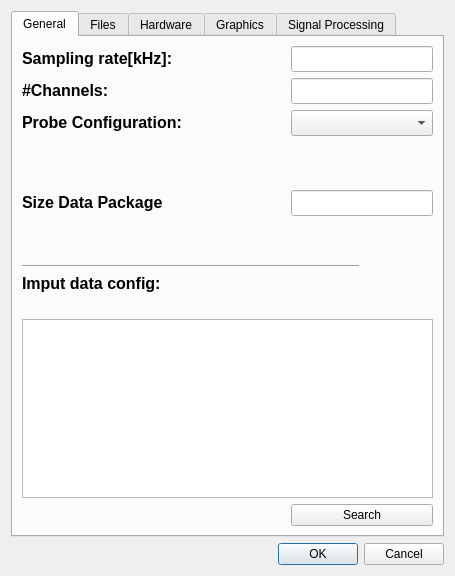
<?xml version="1.0" encoding="UTF-8"?>
<ui version="4.0">
 <class>Dialog</class>
 <widget class="QDialog" name="Dialog">
  <property name="geometry">
   <rect>
    <x>0</x>
    <y>0</y>
    <width>455</width>
    <height>576</height>
   </rect>
  </property>
  <property name="windowTitle">
   <string>Configuration</string>
  </property>
  <property name="windowIcon">
   <iconset>
    <normaloff>icon_config.png</normaloff>icon_config.png</iconset>
  </property>
  <layout class="QGridLayout" name="gridLayout_5">
   <item row="2" column="1">
    <spacer name="horizontalSpacer_7">
     <property name="orientation">
      <enum>Qt::Horizontal</enum>
     </property>
     <property name="sizeHint" stdset="0">
      <size>
       <width>40</width>
       <height>20</height>
      </size>
     </property>
    </spacer>
   </item>
   <item row="2" column="0">
    <widget class="QLabel" name="error">
     <property name="sizePolicy">
      <sizepolicy hsizetype="Expanding" vsizetype="Preferred">
       <horstretch>0</horstretch>
       <verstretch>0</verstretch>
      </sizepolicy>
     </property>
     <property name="text">
      <string/>
     </property>
    </widget>
   </item>
   <item row="2" column="2">
    <widget class="QDialogButtonBox" name="buttonBox">
     <property name="sizePolicy">
      <sizepolicy hsizetype="Minimum" vsizetype="Fixed">
       <horstretch>0</horstretch>
       <verstretch>0</verstretch>
      </sizepolicy>
     </property>
     <property name="maximumSize">
      <size>
       <width>186</width>
       <height>16777215</height>
      </size>
     </property>
     <property name="orientation">
      <enum>Qt::Horizontal</enum>
     </property>
     <property name="standardButtons">
      <set>QDialogButtonBox::Cancel|QDialogButtonBox::Ok</set>
     </property>
    </widget>
   </item>
   <item row="0" column="0" colspan="3">
    <widget class="QTabWidget" name="tabWidget">
     <property name="currentIndex">
      <number>0</number>
     </property>
     <widget class="QWidget" name="General">
      <attribute name="title">
       <string>General</string>
      </attribute>
      <layout class="QGridLayout" name="gridLayout_2">
       <item row="1" column="3" colspan="2">
        <widget class="ConfigLE" name="channels_line">
         <property name="font">
          <font>
           <pointsize>11</pointsize>
          </font>
         </property>
         <property name="text">
          <string/>
         </property>
         <property name="readOnly">
          <bool>false</bool>
         </property>
        </widget>
       </item>
       <item row="4" column="3" colspan="2">
        <widget class="ConfigLE" name="data_pack_line">
         <property name="font">
          <font>
           <pointsize>11</pointsize>
          </font>
         </property>
         <property name="text">
          <string/>
         </property>
         <property name="readOnly">
          <bool>false</bool>
         </property>
        </widget>
       </item>
       <item row="5" column="3">
        <spacer name="verticalSpacer_12">
         <property name="orientation">
          <enum>Qt::Vertical</enum>
         </property>
         <property name="sizeHint" stdset="0">
          <size>
           <width>20</width>
           <height>56</height>
          </size>
         </property>
        </spacer>
       </item>
       <item row="10" column="0">
        <spacer name="horizontalSpacer_3">
         <property name="orientation">
          <enum>Qt::Horizontal</enum>
         </property>
         <property name="sizeHint" stdset="0">
          <size>
           <width>99</width>
           <height>20</height>
          </size>
         </property>
        </spacer>
       </item>
       <item row="0" column="2">
        <spacer name="horizontalSpacer">
         <property name="orientation">
          <enum>Qt::Horizontal</enum>
         </property>
         <property name="sizeType">
          <enum>QSizePolicy::Minimum</enum>
         </property>
         <property name="sizeHint" stdset="0">
          <size>
           <width>10</width>
           <height>10</height>
          </size>
         </property>
        </spacer>
       </item>
       <item row="2" column="3" colspan="2">
        <widget class="ConfigCBX" name="prob_cong_cb">
         <property name="sizePolicy">
          <sizepolicy hsizetype="Expanding" vsizetype="Fixed">
           <horstretch>0</horstretch>
           <verstretch>0</verstretch>
          </sizepolicy>
         </property>
         <property name="font">
          <font>
           <pointsize>11</pointsize>
          </font>
         </property>
        </widget>
       </item>
       <item row="4" column="0" colspan="2">
        <widget class="QLabel" name="label_6">
         <property name="text">
          <string>&lt;!DOCTYPE HTML PUBLIC &quot;-//W3C//DTD HTML 4.0//EN&quot; &quot;http://www.w3.org/TR/REC-html40/strict.dtd&quot;&gt;
&lt;html&gt;&lt;head&gt;&lt;meta name=&quot;qrichtext&quot; content=&quot;1&quot; /&gt;&lt;style type=&quot;text/css&quot;&gt;
p, li { white-space: pre-wrap; }
&lt;/style&gt;&lt;/head&gt;&lt;body style=&quot; font-family:'Cantarell'; font-size:11pt; font-weight:400; font-style:normal;&quot;&gt;
&lt;p style=&quot; margin-top:0px; margin-bottom:0px; margin-left:0px; margin-right:0px; -qt-block-indent:0; text-indent:0px;&quot;&gt;&lt;span style=&quot; font-size:12pt; font-weight:600;&quot;&gt;Size Data Package&lt;/span&gt;&lt;/p&gt;&lt;/body&gt;&lt;/html&gt;</string>
         </property>
        </widget>
       </item>
       <item row="4" column="2">
        <spacer name="horizontalSpacer_4">
         <property name="orientation">
          <enum>Qt::Horizontal</enum>
         </property>
         <property name="sizeType">
          <enum>QSizePolicy::MinimumExpanding</enum>
         </property>
         <property name="sizeHint" stdset="0">
          <size>
           <width>50</width>
           <height>10</height>
          </size>
         </property>
        </spacer>
       </item>
       <item row="2" column="0" colspan="2">
        <widget class="QLabel" name="label_7">
         <property name="text">
          <string>&lt;!DOCTYPE HTML PUBLIC &quot;-//W3C//DTD HTML 4.0//EN&quot; &quot;http://www.w3.org/TR/REC-html40/strict.dtd&quot;&gt;
&lt;html&gt;&lt;head&gt;&lt;meta name=&quot;qrichtext&quot; content=&quot;1&quot; /&gt;&lt;style type=&quot;text/css&quot;&gt;
p, li { white-space: pre-wrap; }
&lt;/style&gt;&lt;/head&gt;&lt;body style=&quot; font-family:'DejaVu Sans'; font-size:9pt; font-weight:400; font-style:normal;&quot;&gt;
&lt;p style=&quot; margin-top:0px; margin-bottom:0px; margin-left:0px; margin-right:0px; -qt-block-indent:0; text-indent:0px;&quot;&gt;&lt;span style=&quot; font-family:'Cantarell'; font-size:12pt; font-weight:600;&quot;&gt;P&lt;/span&gt;&lt;span style=&quot; font-size:12pt; font-weight:600;&quot;&gt;robe Configuration:&lt;/span&gt;&lt;/p&gt;&lt;/body&gt;&lt;/html&gt;</string>
         </property>
        </widget>
       </item>
       <item row="2" column="2">
        <spacer name="horizontalSpacer_8">
         <property name="orientation">
          <enum>Qt::Horizontal</enum>
         </property>
         <property name="sizeType">
          <enum>QSizePolicy::Minimum</enum>
         </property>
         <property name="sizeHint" stdset="0">
          <size>
           <width>10</width>
           <height>10</height>
          </size>
         </property>
        </spacer>
       </item>
       <item row="1" column="0">
        <widget class="QLabel" name="label_5">
         <property name="text">
          <string>&lt;html&gt;&lt;head/&gt;&lt;body&gt;&lt;p&gt;&lt;span style=&quot; font-size:12pt; font-weight:600;&quot;&gt;#Channels:&lt;/span&gt;&lt;/p&gt;&lt;/body&gt;&lt;/html&gt;</string>
         </property>
        </widget>
       </item>
       <item row="1" column="1" colspan="2">
        <spacer name="horizontalSpacer_2">
         <property name="orientation">
          <enum>Qt::Horizontal</enum>
         </property>
         <property name="sizeType">
          <enum>QSizePolicy::Minimum</enum>
         </property>
         <property name="sizeHint" stdset="0">
          <size>
           <width>10</width>
           <height>10</height>
          </size>
         </property>
        </spacer>
       </item>
       <item row="7" column="0" colspan="2">
        <widget class="QLabel" name="label_4">
         <property name="text">
          <string>&lt;html&gt;&lt;head/&gt;&lt;body&gt;&lt;p&gt;&lt;span style=&quot; font-size:12pt; font-weight:600;&quot;&gt;Imput data config:&lt;/span&gt;&lt;/p&gt;&lt;/body&gt;&lt;/html&gt;</string>
         </property>
        </widget>
       </item>
       <item row="9" column="0" colspan="5">
        <widget class="QTextBrowser" name="info_text">
         <property name="html">
          <string>&lt;!DOCTYPE HTML PUBLIC &quot;-//W3C//DTD HTML 4.0//EN&quot; &quot;http://www.w3.org/TR/REC-html40/strict.dtd&quot;&gt;
&lt;html&gt;&lt;head&gt;&lt;meta name=&quot;qrichtext&quot; content=&quot;1&quot; /&gt;&lt;style type=&quot;text/css&quot;&gt;
p, li { white-space: pre-wrap; }
&lt;/style&gt;&lt;/head&gt;&lt;body style=&quot; font-family:'DejaVu Sans'; font-size:9pt; font-weight:400; font-style:normal;&quot;&gt;
&lt;p style=&quot;-qt-paragraph-type:empty; margin-top:0px; margin-bottom:0px; margin-left:0px; margin-right:0px; -qt-block-indent:0; text-indent:0px; font-family:'Ubuntu'; font-size:11pt;&quot;&gt;&lt;br /&gt;&lt;/p&gt;&lt;/body&gt;&lt;/html&gt;</string>
         </property>
        </widget>
       </item>
       <item row="6" column="0" colspan="4">
        <widget class="Line" name="line_2">
         <property name="orientation">
          <enum>Qt::Horizontal</enum>
         </property>
        </widget>
       </item>
       <item row="3" column="3">
        <spacer name="verticalSpacer_11">
         <property name="orientation">
          <enum>Qt::Vertical</enum>
         </property>
         <property name="sizeHint" stdset="0">
          <size>
           <width>20</width>
           <height>61</height>
          </size>
         </property>
        </spacer>
       </item>
       <item row="10" column="3" colspan="2">
        <widget class="QPushButton" name="load_file_b">
         <property name="sizePolicy">
          <sizepolicy hsizetype="MinimumExpanding" vsizetype="MinimumExpanding">
           <horstretch>0</horstretch>
           <verstretch>0</verstretch>
          </sizepolicy>
         </property>
         <property name="maximumSize">
          <size>
           <width>200</width>
           <height>16777215</height>
          </size>
         </property>
         <property name="text">
          <string>Search</string>
         </property>
         <property name="checkable">
          <bool>false</bool>
         </property>
         <property name="checked">
          <bool>false</bool>
         </property>
        </widget>
       </item>
       <item row="0" column="0" colspan="2">
        <widget class="QLabel" name="label_3">
         <property name="text">
          <string>&lt;html&gt;&lt;head/&gt;&lt;body&gt;&lt;p&gt;&lt;span style=&quot; font-size:12pt; font-weight:600;&quot;&gt;Sampling rate[kHz]:&lt;/span&gt;&lt;/p&gt;&lt;/body&gt;&lt;/html&gt;</string>
         </property>
        </widget>
       </item>
       <item row="0" column="3" colspan="2">
        <widget class="ConfigLE" name="fs_line">
         <property name="font">
          <font>
           <pointsize>11</pointsize>
          </font>
         </property>
         <property name="text">
          <string/>
         </property>
         <property name="readOnly">
          <bool>false</bool>
         </property>
        </widget>
       </item>
       <item row="8" column="0" colspan="5">
        <widget class="QLabel" name="format_file_label">
         <property name="text">
          <string/>
         </property>
        </widget>
       </item>
      </layout>
     </widget>
     <widget class="QWidget" name="Files">
      <attribute name="title">
       <string>Files</string>
      </attribute>
      <layout class="QGridLayout" name="gridLayout">
       <item row="0" column="0">
        <widget class="QLabel" name="label">
         <property name="text">
          <string>&lt;html&gt;&lt;head/&gt;&lt;body&gt;&lt;p&gt;&lt;span style=&quot; font-size:12pt; font-weight:600;&quot;&gt;Save File Prefix:&lt;/span&gt;&lt;/p&gt;&lt;/body&gt;&lt;/html&gt;</string>
         </property>
        </widget>
       </item>
       <item row="2" column="0">
        <spacer name="verticalSpacer_2">
         <property name="orientation">
          <enum>Qt::Vertical</enum>
         </property>
         <property name="sizeHint" stdset="0">
          <size>
           <width>20</width>
           <height>40</height>
          </size>
         </property>
        </spacer>
       </item>
       <item row="1" column="1">
        <widget class="QPushButton" name="save_file_b">
         <property name="maximumSize">
          <size>
           <width>90</width>
           <height>16777215</height>
          </size>
         </property>
         <property name="text">
          <string>Search</string>
         </property>
         <property name="checkable">
          <bool>false</bool>
         </property>
         <property name="checked">
          <bool>false</bool>
         </property>
        </widget>
       </item>
       <item row="1" column="0">
        <widget class="QLabel" name="save_file_label">
         <property name="text">
          <string/>
         </property>
        </widget>
       </item>
      </layout>
     </widget>
     <widget class="QWidget" name="tab_2">
      <attribute name="title">
       <string>Hardware</string>
      </attribute>
      <layout class="QGridLayout" name="gridLayout_3">
       <item row="0" column="0">
        <widget class="QLabel" name="label_16">
         <property name="text">
          <string>&lt;html&gt;&lt;head/&gt;&lt;body&gt;&lt;p&gt;&lt;span style=&quot; font-size:12pt; font-weight:600;&quot;&gt;ADC scale:&lt;/span&gt;&lt;/p&gt;&lt;/body&gt;&lt;/html&gt;</string>
         </property>
        </widget>
       </item>
       <item row="0" column="1">
        <spacer name="horizontalSpacer_12">
         <property name="orientation">
          <enum>Qt::Horizontal</enum>
         </property>
         <property name="sizeHint" stdset="0">
          <size>
           <width>144</width>
           <height>20</height>
          </size>
         </property>
        </spacer>
       </item>
       <item row="0" column="2">
        <widget class="ConfigLE" name="adc_scale"/>
       </item>
       <item row="0" column="3">
        <widget class="QLabel" name="label_17">
         <property name="text">
          <string>&lt;html&gt;&lt;head/&gt;&lt;body&gt;&lt;p&gt;&lt;span style=&quot; font-size:12pt;&quot;&gt;µV/u&lt;/span&gt;&lt;/p&gt;&lt;/body&gt;&lt;/html&gt;</string>
         </property>
        </widget>
       </item>
       <item row="1" column="2">
        <spacer name="verticalSpacer_4">
         <property name="orientation">
          <enum>Qt::Vertical</enum>
         </property>
         <property name="sizeHint" stdset="0">
          <size>
           <width>20</width>
           <height>192</height>
          </size>
         </property>
        </spacer>
       </item>
      </layout>
     </widget>
     <widget class="QWidget" name="tab">
      <attribute name="title">
       <string>Graphics</string>
      </attribute>
      <layout class="QGridLayout" name="gridLayout_4">
       <item row="0" column="1" colspan="3">
        <spacer name="horizontalSpacer_5">
         <property name="orientation">
          <enum>Qt::Horizontal</enum>
         </property>
         <property name="sizeHint" stdset="0">
          <size>
           <width>191</width>
           <height>20</height>
          </size>
         </property>
        </spacer>
       </item>
       <item row="1" column="0" colspan="2">
        <widget class="QLabel" name="label_2">
         <property name="text">
          <string>&lt;html&gt;&lt;head/&gt;&lt;body&gt;&lt;p&gt;&lt;span style=&quot; font-size:12pt; font-weight:600;&quot;&gt;Number of Rows:&lt;/span&gt;&lt;/p&gt;&lt;/body&gt;&lt;/html&gt;</string>
         </property>
        </widget>
       </item>
       <item row="1" column="3">
        <spacer name="horizontalSpacer_6">
         <property name="orientation">
          <enum>Qt::Horizontal</enum>
         </property>
         <property name="sizeHint" stdset="0">
          <size>
           <width>156</width>
           <height>20</height>
          </size>
         </property>
        </spacer>
       </item>
       <item row="1" column="4">
        <widget class="QSpinBox" name="rows_cb">
         <property name="minimum">
          <number>1</number>
         </property>
        </widget>
       </item>
       <item row="2" column="2">
        <spacer name="verticalSpacer_3">
         <property name="orientation">
          <enum>Qt::Vertical</enum>
         </property>
         <property name="sizeHint" stdset="0">
          <size>
           <width>20</width>
           <height>271</height>
          </size>
         </property>
        </spacer>
       </item>
       <item row="0" column="0">
        <widget class="QCheckBox" name="two_win_cb">
         <property name="font">
          <font>
           <pointsize>12</pointsize>
           <weight>75</weight>
           <bold>true</bold>
          </font>
         </property>
         <property name="text">
          <string>Two Windows</string>
         </property>
        </widget>
       </item>
      </layout>
     </widget>
     <widget class="QWidget" name="tab_3">
      <attribute name="title">
       <string>Signal Processing</string>
      </attribute>
      <layout class="QGridLayout" name="gridLayout_10">
       <item row="0" column="0" colspan="2">
        <widget class="QLabel" name="label_11">
         <property name="text">
          <string>&lt;html&gt;&lt;head/&gt;&lt;body&gt;&lt;p&gt;&lt;span style=&quot; font-size:12pt; font-weight:600;&quot;&gt;High Pass[Hz]:&lt;/span&gt;&lt;/p&gt;&lt;/body&gt;&lt;/html&gt;</string>
         </property>
        </widget>
       </item>
       <item row="0" column="2" colspan="2">
        <spacer name="horizontalSpacer_21">
         <property name="orientation">
          <enum>Qt::Horizontal</enum>
         </property>
         <property name="sizeHint" stdset="0">
          <size>
           <width>141</width>
           <height>20</height>
          </size>
         </property>
        </spacer>
       </item>
       <item row="0" column="4">
        <widget class="ConfigLE" name="hp_line">
         <property name="text">
          <string/>
         </property>
         <property name="readOnly">
          <bool>false</bool>
         </property>
        </widget>
       </item>
       <item row="1" column="0">
        <widget class="QLabel" name="label_12">
         <property name="text">
          <string>&lt;html&gt;&lt;head/&gt;&lt;body&gt;&lt;p&gt;&lt;span style=&quot; font-size:12pt; font-weight:600;&quot;&gt;Window Type:&lt;/span&gt;&lt;/p&gt;&lt;/body&gt;&lt;/html&gt;</string>
         </property>
        </widget>
       </item>
       <item row="1" column="2" rowspan="2" colspan="2">
        <spacer name="horizontalSpacer_22">
         <property name="orientation">
          <enum>Qt::Horizontal</enum>
         </property>
         <property name="sizeHint" stdset="0">
          <size>
           <width>141</width>
           <height>20</height>
          </size>
         </property>
        </spacer>
       </item>
       <item row="1" column="4">
        <widget class="ConfigCBX" name="win_confg_cb">
         <property name="editable">
          <bool>false</bool>
         </property>
         <property name="duplicatesEnabled">
          <bool>true</bool>
         </property>
        </widget>
       </item>
       <item row="2" column="0" rowspan="2">
        <widget class="QLabel" name="label_27">
         <property name="text">
          <string>&lt;html&gt;&lt;head/&gt;&lt;body&gt;&lt;p&gt;&lt;span style=&quot; font-size:12pt; font-weight:600;&quot;&gt;Filter Length:&lt;/span&gt;&lt;/p&gt;&lt;/body&gt;&lt;/html&gt;</string>
         </property>
        </widget>
       </item>
       <item row="3" column="2" colspan="2">
        <spacer name="horizontalSpacer_23">
         <property name="orientation">
          <enum>Qt::Horizontal</enum>
         </property>
         <property name="sizeHint" stdset="0">
          <size>
           <width>141</width>
           <height>20</height>
          </size>
         </property>
        </spacer>
       </item>
       <item row="3" column="4">
        <widget class="ConfigLE" name="filter_l_line">
         <property name="text">
          <string/>
         </property>
         <property name="readOnly">
          <bool>false</bool>
         </property>
        </widget>
       </item>
       <item row="4" column="1" rowspan="2" colspan="4">
        <widget class="Line" name="line">
         <property name="orientation">
          <enum>Qt::Horizontal</enum>
         </property>
        </widget>
       </item>
       <item row="5" column="3">
        <spacer name="verticalSpacer_10">
         <property name="orientation">
          <enum>Qt::Vertical</enum>
         </property>
         <property name="sizeHint" stdset="0">
          <size>
           <width>20</width>
           <height>69</height>
          </size>
         </property>
        </spacer>
       </item>
       <item row="6" column="0" colspan="2">
        <widget class="QCheckBox" name="band_pass_cb">
         <property name="font">
          <font>
           <pointsize>12</pointsize>
           <weight>75</weight>
           <bold>true</bold>
          </font>
         </property>
         <property name="text">
          <string>Band Pass</string>
         </property>
        </widget>
       </item>
       <item row="7" column="0" colspan="2">
        <widget class="QLabel" name="label_15">
         <property name="text">
          <string>&lt;html&gt;&lt;head/&gt;&lt;body&gt;&lt;p&gt;&lt;span style=&quot; font-size:12pt; font-weight:600;&quot;&gt;Low Pass[Hz]:&lt;/span&gt;&lt;/p&gt;&lt;/body&gt;&lt;/html&gt;</string>
         </property>
        </widget>
       </item>
       <item row="8" column="3">
        <spacer name="verticalSpacer_9">
         <property name="orientation">
          <enum>Qt::Vertical</enum>
         </property>
         <property name="sizeHint" stdset="0">
          <size>
           <width>20</width>
           <height>69</height>
          </size>
         </property>
        </spacer>
       </item>
       <item row="7" column="4">
        <widget class="ConfigLE" name="lp_line">
         <property name="text">
          <string/>
         </property>
         <property name="readOnly">
          <bool>false</bool>
         </property>
        </widget>
       </item>
       <item row="7" column="3">
        <spacer name="horizontalSpacer_24">
         <property name="orientation">
          <enum>Qt::Horizontal</enum>
         </property>
         <property name="sizeHint" stdset="0">
          <size>
           <width>40</width>
           <height>20</height>
          </size>
         </property>
        </spacer>
       </item>
      </layout>
     </widget>
    </widget>
   </item>
  </layout>
 </widget>
 <customwidgets>
  <customwidget>
   <class>ConfigCBX</class>
   <extends>QComboBox</extends>
   <header>Graphics/bci_config_editor.h</header>
  </customwidget>
  <customwidget>
   <class>ConfigLE</class>
   <extends>QLineEdit</extends>
   <header>Graphics/bci_config_editor.h</header>
  </customwidget>
 </customwidgets>
 <resources/>
 <connections>
  <connection>
   <sender>buttonBox</sender>
   <signal>accepted()</signal>
   <receiver>Dialog</receiver>
   <slot>My_accept()</slot>
   <hints>
    <hint type="sourcelabel">
     <x>248</x>
     <y>254</y>
    </hint>
    <hint type="destinationlabel">
     <x>157</x>
     <y>274</y>
    </hint>
   </hints>
  </connection>
  <connection>
   <sender>buttonBox</sender>
   <signal>rejected()</signal>
   <receiver>Dialog</receiver>
   <slot>reject()</slot>
   <hints>
    <hint type="sourcelabel">
     <x>316</x>
     <y>260</y>
    </hint>
    <hint type="destinationlabel">
     <x>286</x>
     <y>274</y>
    </hint>
   </hints>
  </connection>
  <connection>
   <sender>save_file_b</sender>
   <signal>clicked()</signal>
   <receiver>Dialog</receiver>
   <slot>change_save_file()</slot>
   <hints>
    <hint type="sourcelabel">
     <x>361</x>
     <y>96</y>
    </hint>
    <hint type="destinationlabel">
     <x>213</x>
     <y>226</y>
    </hint>
   </hints>
  </connection>
  <connection>
   <sender>load_file_b</sender>
   <signal>clicked()</signal>
   <receiver>Dialog</receiver>
   <slot>change_load_file()</slot>
   <hints>
    <hint type="sourcelabel">
     <x>365</x>
     <y>189</y>
    </hint>
    <hint type="destinationlabel">
     <x>213</x>
     <y>226</y>
    </hint>
   </hints>
  </connection>
  <connection>
   <sender>band_pass_cb</sender>
   <signal>clicked(bool)</signal>
   <receiver>Dialog</receiver>
   <slot>change_filter_mode()</slot>
   <hints>
    <hint type="sourcelabel">
     <x>77</x>
     <y>267</y>
    </hint>
    <hint type="destinationlabel">
     <x>228</x>
     <y>226</y>
    </hint>
   </hints>
  </connection>
 </connections>
 <slots>
  <slot>My_accept()</slot>
  <slot>change_save_file()</slot>
  <slot>change_mode()</slot>
  <slot>change_load_file()</slot>
  <slot>change_filter_mode()</slot>
 </slots>
</ui>
